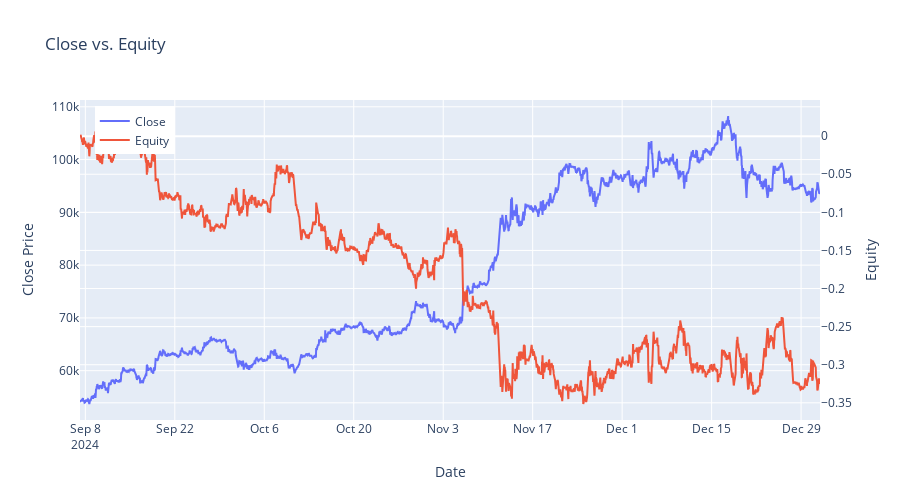
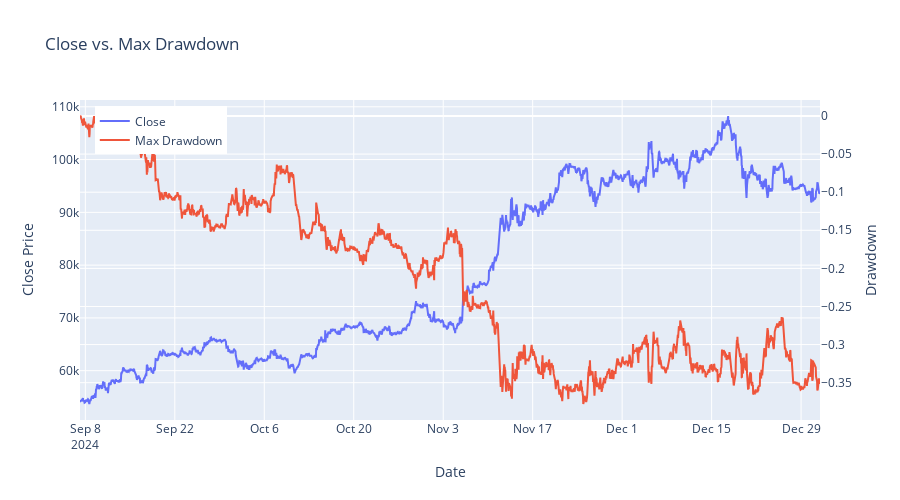
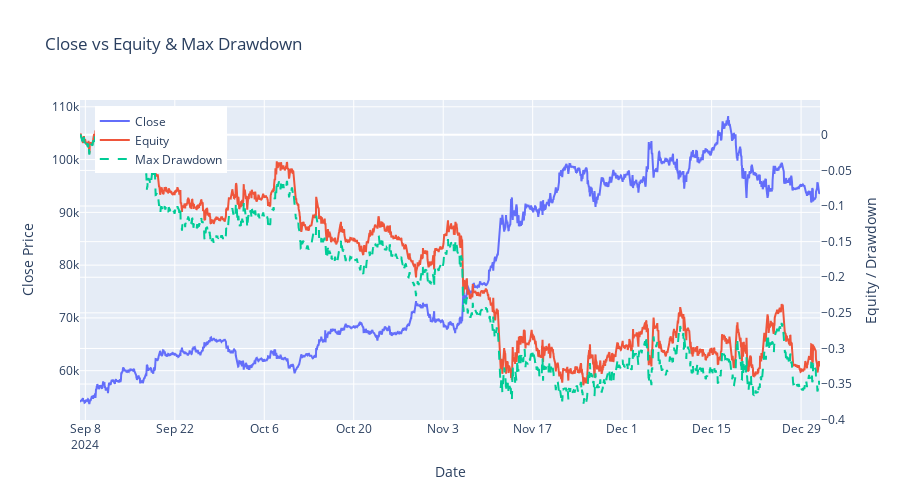

These figures' notebook cell, in order:
### Code cell
EasyPipeline(test_df, SmartHMMStrategy(model, regime_labels)).run_pipeline().head(50)

### Figure 1 — Plotly figure (JSON) as saved in the notebook; plotly's stock layout.template omitted (floating-point values rounded to 4 significant figures; data arrays with more than 128 entries replaced by an {"elided": "..."} marker saying what was removed)
{"data": [{"name": "Close", "type": "scatter", "x": {"elided": "2780 str values"}, "y": {"elided": "2780 float values"}}, {"name": "Equity", "type": "scatter", "x": {"elided": "2780 str values"}, "y": {"elided": "2780 float values"}, "yaxis": "y2"}], "layout": {"height": 500, "legend": {"x": 0.02, "y": 0.98}, "title": {"text": "Close vs. Equity"}, "width": 900, "xaxis": {"autorange": true, "range": ["2024-09-07 04:00", "2024-12-31 23:00"], "title": {"text": "Date"}, "type": "date"}, "yaxis": {"autorange": true, "range": [50660.0, 111300.0], "title": {"text": "Close Price"}, "type": "linear"}, "yaxis2": {"autorange": true, "overlaying": "y", "range": [-0.3725, 0.04744], "side": "right", "title": {"text": "Equity"}, "type": "linear"}}}

### Figure 2 — Plotly figure (JSON) as saved in the notebook; plotly's stock layout.template omitted (floating-point values rounded to 4 significant figures; data arrays with more than 128 entries replaced by an {"elided": "..."} marker saying what was removed)
{"data": [{"name": "Close", "type": "scatter", "x": {"elided": "2780 str values"}, "y": {"elided": "2780 float values"}}, {"name": "Max Drawdown", "type": "scatter", "x": {"elided": "2780 str values"}, "y": {"elided": "2780 float values"}, "yaxis": "y2"}], "layout": {"height": 500, "legend": {"x": 0.02, "y": 0.98}, "title": {"text": "Close vs. Max Drawdown"}, "width": 900, "xaxis": {"autorange": true, "range": ["2024-09-07 04:00", "2024-12-31 23:00"], "title": {"text": "Date"}, "type": "date"}, "yaxis": {"autorange": true, "range": [50660.0, 111300.0], "title": {"text": "Close Price"}, "type": "linear"}, "yaxis2": {"autorange": true, "overlaying": "y", "range": [-0.399, 0.021], "side": "right", "title": {"text": "Drawdown"}, "type": "linear"}}}

### Figure 3 — Plotly figure (JSON) as saved in the notebook; plotly's stock layout.template omitted (floating-point values rounded to 4 significant figures; data arrays with more than 128 entries replaced by an {"elided": "..."} marker saying what was removed)
{"data": [{"name": "Close", "type": "scatter", "x": {"elided": "2780 str values"}, "y": {"elided": "2780 float values"}}, {"name": "Equity", "type": "scatter", "x": {"elided": "2780 str values"}, "y": {"elided": "2780 float values"}, "yaxis": "y2"}, {"line": {"dash": "dash"}, "name": "Max Drawdown", "type": "scatter", "x": {"elided": "2780 str values"}, "y": {"elided": "2780 float values"}, "yaxis": "y2"}], "layout": {"height": 500, "legend": {"x": 0.02, "y": 0.98}, "title": {"text": "Close vs Equity & Max Drawdown"}, "width": 900, "xaxis": {"autorange": true, "range": ["2024-09-07 04:00", "2024-12-31 23:00"], "title": {"text": "Date"}, "type": "date"}, "yaxis": {"autorange": true, "range": [50660.0, 111300.0], "title": {"text": "Close Price"}, "type": "linear"}, "yaxis2": {"autorange": true, "overlaying": "y", "range": [-0.4004, 0.04891], "side": "right", "title": {"text": "Equity / Drawdown"}, "type": "linear"}}}
